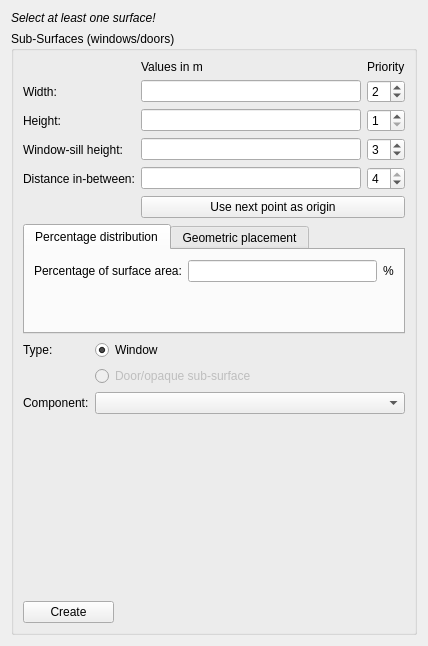
<?xml version="1.0" encoding="UTF-8"?>
<ui version="4.0">
 <class>SVPropAddWindowWidget</class>
 <widget class="QWidget" name="SVPropAddWindowWidget">
  <property name="geometry">
   <rect>
    <x>0</x>
    <y>0</y>
    <width>428</width>
    <height>646</height>
   </rect>
  </property>
  <property name="windowTitle">
   <string>Form</string>
  </property>
  <layout class="QVBoxLayout" name="verticalLayout">
   <item>
    <widget class="QLabel" name="labelSelectSurfaces">
     <property name="font">
      <font>
       <italic>true</italic>
      </font>
     </property>
     <property name="text">
      <string>Select at least one surface!</string>
     </property>
    </widget>
   </item>
   <item>
    <widget class="QGroupBox" name="groupBoxWindows">
     <property name="enabled">
      <bool>true</bool>
     </property>
     <property name="title">
      <string>Sub-Surfaces (windows/doors)</string>
     </property>
     <layout class="QGridLayout" name="gridLayout_2">
      <item row="3" column="0" colspan="3">
       <widget class="QTabWidget" name="tabWidgetWindow">
        <property name="sizePolicy">
         <sizepolicy hsizetype="Expanding" vsizetype="Preferred">
          <horstretch>0</horstretch>
          <verstretch>0</verstretch>
         </sizepolicy>
        </property>
        <property name="currentIndex">
         <number>0</number>
        </property>
        <widget class="QWidget" name="tab">
         <attribute name="title">
          <string>Percentage distribution</string>
         </attribute>
         <layout class="QGridLayout" name="gridLayout_5">
          <item row="1" column="0">
           <spacer name="verticalSpacer_5">
            <property name="orientation">
             <enum>Qt::Vertical</enum>
            </property>
            <property name="sizeType">
             <enum>QSizePolicy::Maximum</enum>
            </property>
            <property name="sizeHint" stdset="0">
             <size>
              <width>20</width>
              <height>40</height>
             </size>
            </property>
           </spacer>
          </item>
          <item row="0" column="1">
           <widget class="QtExt::ValidatingLineEdit" name="lineEditWindowPercentage"/>
          </item>
          <item row="0" column="0">
           <widget class="QLabel" name="label_8">
            <property name="text">
             <string>Percentage of surface area:</string>
            </property>
           </widget>
          </item>
          <item row="0" column="2">
           <widget class="QLabel" name="label_12">
            <property name="text">
             <string>%</string>
            </property>
           </widget>
          </item>
         </layout>
        </widget>
        <widget class="QWidget" name="tab_2">
         <attribute name="title">
          <string>Geometric placement</string>
         </attribute>
         <layout class="QGridLayout" name="gridLayout_4">
          <item row="0" column="1">
           <widget class="QtExt::ValidatingLineEdit" name="lineEditWindowOffset"/>
          </item>
          <item row="1" column="1">
           <widget class="QSpinBox" name="spinBoxMaxHoleCount">
            <property name="minimum">
             <number>1</number>
            </property>
           </widget>
          </item>
          <item row="1" column="0">
           <widget class="QLabel" name="label_10">
            <property name="text">
             <string>Max. number:</string>
            </property>
           </widget>
          </item>
          <item row="0" column="0">
           <widget class="QLabel" name="label_9">
            <property name="text">
             <string>Offset:</string>
            </property>
           </widget>
          </item>
          <item row="0" column="2">
           <widget class="QLabel" name="label_13">
            <property name="text">
             <string>m</string>
            </property>
           </widget>
          </item>
         </layout>
        </widget>
       </widget>
      </item>
      <item row="1" column="0" colspan="3">
       <layout class="QGridLayout" name="gridLayout">
        <item row="1" column="0">
         <widget class="QLabel" name="label">
          <property name="text">
           <string>Width:</string>
          </property>
         </widget>
        </item>
        <item row="0" column="2">
         <widget class="QLabel" name="label_5">
          <property name="text">
           <string>Priority</string>
          </property>
         </widget>
        </item>
        <item row="4" column="1">
         <widget class="QtExt::ValidatingLineEdit" name="lineEditWindowDistance"/>
        </item>
        <item row="2" column="0">
         <widget class="QLabel" name="label_2">
          <property name="text">
           <string>Height:</string>
          </property>
         </widget>
        </item>
        <item row="1" column="2">
         <widget class="QSpinBox" name="spinBoxWindowWidth">
          <property name="minimum">
           <number>1</number>
          </property>
          <property name="maximum">
           <number>4</number>
          </property>
          <property name="value">
           <number>2</number>
          </property>
         </widget>
        </item>
        <item row="3" column="2">
         <widget class="QSpinBox" name="spinBoxWindowSillHeight">
          <property name="minimum">
           <number>1</number>
          </property>
          <property name="maximum">
           <number>4</number>
          </property>
          <property name="value">
           <number>3</number>
          </property>
         </widget>
        </item>
        <item row="2" column="1">
         <widget class="QtExt::ValidatingLineEdit" name="lineEditWindowHeight"/>
        </item>
        <item row="3" column="0">
         <widget class="QLabel" name="label_3">
          <property name="text">
           <string>Window-sill height:</string>
          </property>
         </widget>
        </item>
        <item row="2" column="2">
         <widget class="QSpinBox" name="spinBoxWindowHeight">
          <property name="minimum">
           <number>1</number>
          </property>
          <property name="maximum">
           <number>4</number>
          </property>
          <property name="value">
           <number>1</number>
          </property>
         </widget>
        </item>
        <item row="4" column="0">
         <widget class="QLabel" name="label_4">
          <property name="text">
           <string>Distance in-between:</string>
          </property>
         </widget>
        </item>
        <item row="4" column="2">
         <widget class="QSpinBox" name="spinBoxWindowWidthDistance">
          <property name="minimum">
           <number>1</number>
          </property>
          <property name="maximum">
           <number>4</number>
          </property>
          <property name="value">
           <number>4</number>
          </property>
         </widget>
        </item>
        <item row="1" column="1">
         <widget class="QtExt::ValidatingLineEdit" name="lineEditWindowWidth">
          <property name="text">
           <string/>
          </property>
         </widget>
        </item>
        <item row="3" column="1">
         <widget class="QtExt::ValidatingLineEdit" name="lineEditWindowSillHeight"/>
        </item>
        <item row="5" column="1" colspan="2">
         <widget class="QPushButton" name="pushButtonChangeLocalOrigin">
          <property name="text">
           <string>Use next point as origin</string>
          </property>
         </widget>
        </item>
        <item row="0" column="1">
         <widget class="QLabel" name="label_11">
          <property name="text">
           <string>Values in m</string>
          </property>
         </widget>
        </item>
       </layout>
      </item>
      <item row="5" column="2">
       <spacer name="verticalSpacer">
        <property name="orientation">
         <enum>Qt::Vertical</enum>
        </property>
        <property name="sizeHint" stdset="0">
         <size>
          <width>20</width>
          <height>40</height>
         </size>
        </property>
       </spacer>
      </item>
      <item row="7" column="0">
       <widget class="QPushButton" name="pushButtonCreate">
        <property name="text">
         <string>Create</string>
        </property>
       </widget>
      </item>
      <item row="4" column="0" colspan="3">
       <layout class="QGridLayout" name="gridLayout_3" columnstretch="0,1">
        <item row="0" column="0">
         <widget class="QLabel" name="label_6">
          <property name="text">
           <string>Type:</string>
          </property>
         </widget>
        </item>
        <item row="0" column="1">
         <widget class="QRadioButton" name="radioButtonSubSurfaceTypeWindow">
          <property name="text">
           <string>Window</string>
          </property>
          <property name="checked">
           <bool>true</bool>
          </property>
         </widget>
        </item>
        <item row="1" column="1">
         <widget class="QRadioButton" name="radioButtonSubSurfaceTypeDoor">
          <property name="enabled">
           <bool>false</bool>
          </property>
          <property name="text">
           <string>Door/opaque sub-surface</string>
          </property>
         </widget>
        </item>
        <item row="2" column="0">
         <widget class="QLabel" name="label_7">
          <property name="text">
           <string>Component:</string>
          </property>
         </widget>
        </item>
        <item row="2" column="1">
         <widget class="QComboBox" name="comboBoxSubSurfaceComponent"/>
        </item>
       </layout>
      </item>
      <item row="7" column="1" colspan="2">
       <spacer name="horizontalSpacer">
        <property name="orientation">
         <enum>Qt::Horizontal</enum>
        </property>
        <property name="sizeHint" stdset="0">
         <size>
          <width>294</width>
          <height>20</height>
         </size>
        </property>
       </spacer>
      </item>
     </layout>
    </widget>
   </item>
  </layout>
 </widget>
 <customwidgets>
  <customwidget>
   <class>QtExt::ValidatingLineEdit</class>
   <extends>QLineEdit</extends>
   <header location="global">QtExt_ValidatingLineEdit.h</header>
   <slots>
    <signal>editingFinishedSuccessfully()</signal>
   </slots>
  </customwidget>
 </customwidgets>
 <resources/>
 <connections/>
</ui>
